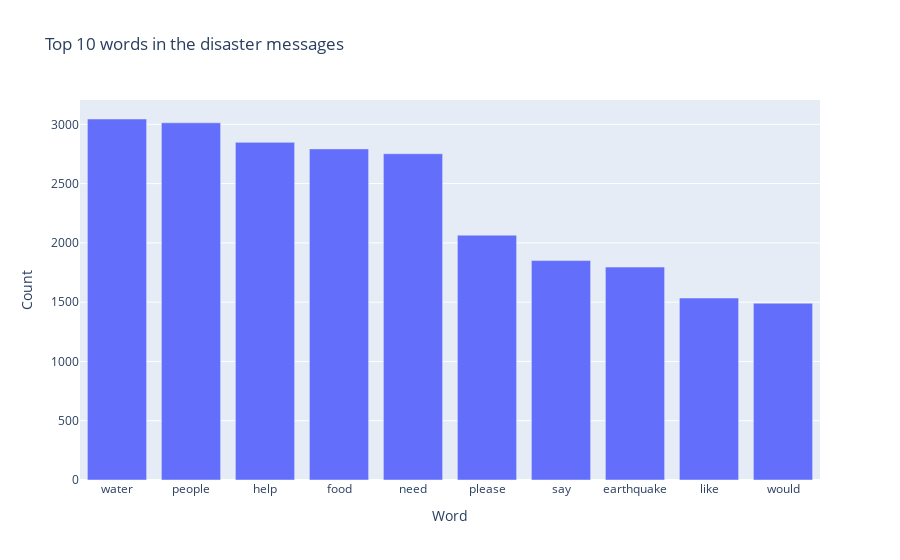

This figure's notebook cell:
### Code cell
# visualize the top 10 words
fig = px.bar(x=top_10_words.index, y=top_10_words.values,
                labels={'x': 'Word', 'y': 'Count'},
                title='Top 10 words in the disaster messages')
fig.show()

### Figure 1 — Plotly figure (JSON) as saved in the notebook; plotly's stock layout.template omitted (floating-point values rounded to 4 significant figures)
{"data": [{"alignmentgroup": "True", "hovertemplate": "Word=%{x}<br>Count=%{y}<extra></extra>", "legendgroup": "", "marker": {"color": "#636efa", "pattern": {"shape": ""}}, "name": "", "offsetgroup": "", "orientation": "v", "showlegend": false, "textposition": "auto", "type": "bar", "x": ["water", "people", "help", "food", "need", "please", "say", "earthquake", "like", "would"], "xaxis": "x", "y": [3045, 3013, 2848, 2793, 2752, 2065, 1851, 1796, 1535, 1491], "yaxis": "y"}], "layout": {"barmode": "relative", "legend": {"tracegroupgap": 0}, "title": {"text": "Top 10 words in the disaster messages"}, "xaxis": {"anchor": "y", "domain": [0, 1], "title": {"text": "Word"}}, "yaxis": {"anchor": "x", "domain": [0, 1], "title": {"text": "Count"}}}}
